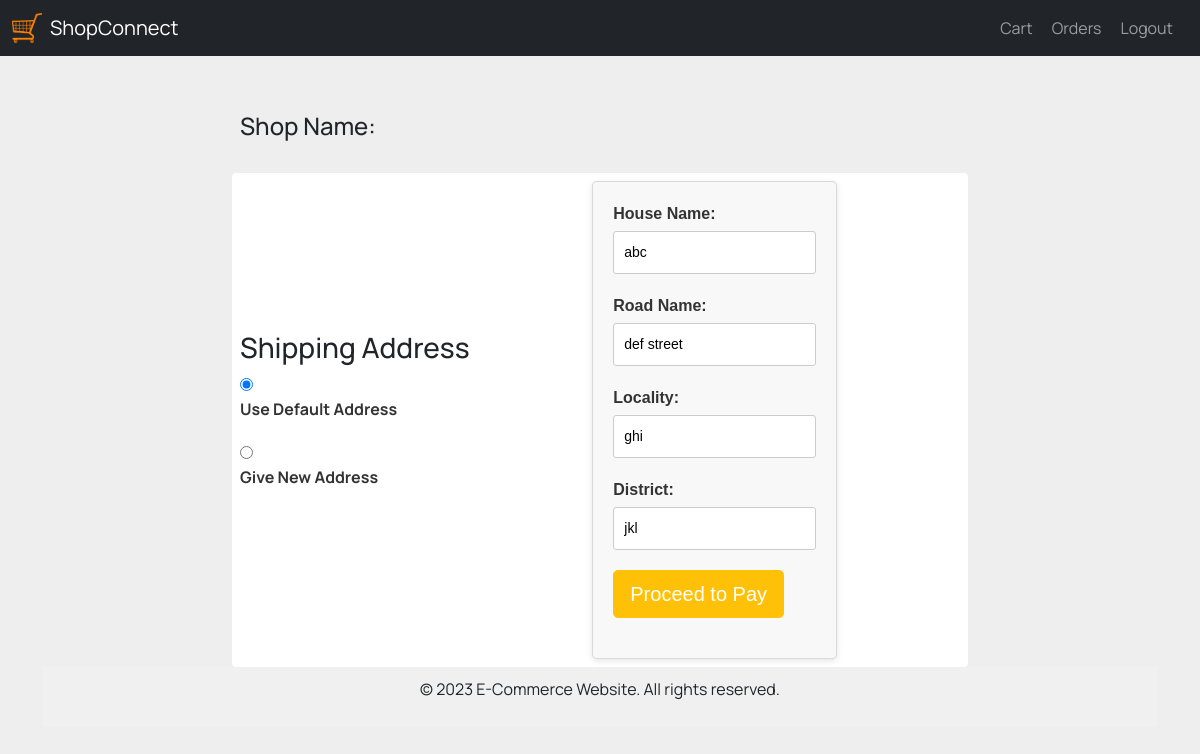
The app's page /customer/cart (signed in) with its own data.
### login/models.py (models this page shows)
class Customer(models.Model):
    Cust_Name=models.CharField(max_length=50)
    Cust_Mail=models.CharField(max_length=50)
    Cust_Phone=models.CharField(max_length=10)
    Cust_Pass=models.CharField(max_length=50)
    Cust_House=models.CharField(max_length=50)
    Cust_Road=models.CharField(max_length=50)
    Cust_Locality=models.CharField(max_length=50)
    Cust_Dist=models.CharField(max_length=50)

### customer/views.py (the view, shortened to what this page needs)
# urls.py: path('cart',views.cart,name='cart'),
def cart(request):
    cust_id=request.session.get('customer')
    carts=Cart.objects.filter(Cust_Id=cust_id)
    context={}
    cust=Customer.objects.get(id=cust_id)
    if carts.exists():
        shop_name=Shop_Owner.objects.filter(id=carts[0].Shop_Id)[0].Shop_Name
    if carts.exists():
        return render(request,'cart.html',{'data':context,'shop':shop_name,'customer':cust})
    else:
        return render(request,'cart.html',{'data':context,'customer':cust})

### customer/templates/cart.html (shortened to what this page needs)
{% extends "custbase.html" %}
{% load static %}
    {% load static %}
    {% block content %}
    <link rel="stylesheet" href="{% static 'css/cart.css' %}">
    <div class="container mt-5 mb-5">
        <div class="d-flex justify-content-center row">
            <div class="col-md-8">
                <div class="p-2">
                    <h4>Shop Name:  {{shop}}</h4>
                </div>
                <div id='someid' class="d-flex flex-row align-items-center mt-3 p-2 bg-white rounded">
                    <div id="addr">
                        <h3>Shipping Address</h3>
                        <div class="form-group">
                          <input type="radio" id="default-address" name="address-option" checked>
                          <label for="default-address">Use Default Address</label>
                        </div>
                        <div class="form-group">
                          <input type="radio" id="new-address" name="address-option">
                          <label for="new-address">Give New Address</label>
                        </div>
                    </div>
                    <div class="card">
                        <form action="buyitems" method="POST">
                            <div class="form-group">
                              <label for="house-name">House Name:</label>
                              <input type="text" id="house-name" name="house_name" required value="{{customer.Cust_House}}">
                            </div>
                            <div class="form-group">
                              <label for="road-name">Road Name:</label>
                              <input type="text" id="road-name" name="road_name" required value="{{customer.Cust_Road}}">
                            </div>
                            <div class="form-group">
                              <label for="locality">Locality:</label>
                              <input type="text" id="locality" name="locality" required value="{{customer.Cust_Locality}}">
                            </div>
                            <div class="form-group">
                              <label for="district">District:</label>
                              <input type="text" id="district" name="district" required value="{{customer.Cust_Dist}}">
                            </div>
                            <div class="form-group">
                                <button class="btn btn-warning btn-block btn-lg ml-2 pay-button" type="submit" onclick="buy()">Proceed to Pay</button>
                            </div>
                        </form>
                    </div>
                </div>
            </div>
        </div>
</body>
{% endblock %}

### static/css/cart.css (style rules this page uses)
body { font-family: 'Manrope', sans-serif; background:#eee; }
.pay-button { color: #fff; }
.card { max-width: 400px; margin: 0 auto; padding: 20px; background-color: #f8f8f8; border-radius: 5px; box-shadow: 0 2px 6px rgba(0, 0, 0, 0.1); font-family: Arial, sans-serif; }
.form-group { margin-bottom: 20px; }
.form-group label { display: block; font-weight: bold; margin-bottom: 5px; color: #333; }
.form-group input[type="text"], .form-group input[type="submit"] { width: 100%; padding: 10px; border-radius: 3px; border: 1px solid #ccc; font-size: 14px; }

### customer/templates/custbase.html (style rules this page uses)
html,body { margin: 0; padding: 0; height: 100%; }

### records on screen
Customer: house_name "abc", road_name "def street", locality "ghi", district "jkl"
